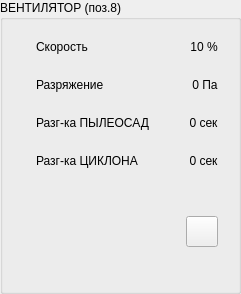
  <widget class="QGroupBox" name="panel_exhauser">
   <property name="geometry">
    <rect>
     <x>560</x>
     <y>290</y>
     <width>241</width>
     <height>294</height>
    </rect>
   </property>
   <property name="title">
    <string>ВЕНТИЛЯТОР (поз.8)</string>
   </property>
   <property name="style" stdset="0">
    <string>vodoley</string>
   </property>
   <layout class="QVBoxLayout" name="verticalLayout_4">
    <item>
     <widget class="QWidget" name="widget_10" native="true">
      <property name="sizePolicy">
       <sizepolicy hsizetype="Preferred" vsizetype="Fixed">
        <horstretch>0</horstretch>
        <verstretch>0</verstretch>
       </sizepolicy>
      </property>
      <layout class="QHBoxLayout" name="horizontalLayout_10">
       <item alignment="Qt::AlignLeft">
        <widget class="QLabel" name="label_38">
         <property name="maximumSize">
          <size>
           <width>32</width>
           <height>32</height>
          </size>
         </property>
         <property name="text">
          <string/>
         </property>
         <property name="pixmap">
          <pixmap resource="../resources.qrc">:/speed.png</pixmap>
         </property>
         <property name="scaledContents">
          <bool>true</bool>
         </property>
        </widget>
       </item>
       <item>
        <widget class="QLabel" name="label_39">
         <property name="sizePolicy">
          <sizepolicy hsizetype="Expanding" vsizetype="Preferred">
           <horstretch>0</horstretch>
           <verstretch>0</verstretch>
          </sizepolicy>
         </property>
         <property name="text">
          <string>Скорость</string>
         </property>
         <property name="alignment">
          <set>Qt::AlignLeading|Qt::AlignLeft|Qt::AlignVCenter</set>
         </property>
         <property name="style" stdset="0">
          <string>hint</string>
         </property>
        </widget>
       </item>
       <item alignment="Qt::AlignRight">
        <widget class="QLabel" name="label_40">
         <property name="text">
          <string>10 %</string>
         </property>
         <property name="alignment">
          <set>Qt::AlignCenter</set>
         </property>
         <property name="style" stdset="0">
          <string>hint</string>
         </property>
        </widget>
       </item>
      </layout>
     </widget>
    </item>
    <item>
     <widget class="QWidget" name="widget_11" native="true">
      <property name="sizePolicy">
       <sizepolicy hsizetype="Preferred" vsizetype="Fixed">
        <horstretch>0</horstretch>
        <verstretch>0</verstretch>
       </sizepolicy>
      </property>
      <layout class="QHBoxLayout" name="horizontalLayout_11">
       <item alignment="Qt::AlignLeft">
        <widget class="QLabel" name="label_41">
         <property name="maximumSize">
          <size>
           <width>32</width>
           <height>32</height>
          </size>
         </property>
         <property name="text">
          <string/>
         </property>
         <property name="pixmap">
          <pixmap resource="../resources.qrc">:/barometr.png</pixmap>
         </property>
         <property name="scaledContents">
          <bool>true</bool>
         </property>
        </widget>
       </item>
       <item>
        <widget class="QLabel" name="label_42">
         <property name="sizePolicy">
          <sizepolicy hsizetype="Expanding" vsizetype="Preferred">
           <horstretch>0</horstretch>
           <verstretch>0</verstretch>
          </sizepolicy>
         </property>
         <property name="text">
          <string>Разряжение</string>
         </property>
         <property name="alignment">
          <set>Qt::AlignLeading|Qt::AlignLeft|Qt::AlignVCenter</set>
         </property>
         <property name="style" stdset="0">
          <string>hint</string>
         </property>
        </widget>
       </item>
       <item alignment="Qt::AlignRight">
        <widget class="QLabel" name="label_43">
         <property name="text">
          <string>0 Па</string>
         </property>
         <property name="alignment">
          <set>Qt::AlignCenter</set>
         </property>
         <property name="style" stdset="0">
          <string>hint</string>
         </property>
        </widget>
       </item>
      </layout>
     </widget>
    </item>
    <item>
     <widget class="QWidget" name="widget_12" native="true">
      <property name="sizePolicy">
       <sizepolicy hsizetype="Preferred" vsizetype="Fixed">
        <horstretch>0</horstretch>
        <verstretch>0</verstretch>
       </sizepolicy>
      </property>
      <layout class="QHBoxLayout" name="horizontalLayout_12">
       <item alignment="Qt::AlignLeft">
        <widget class="QLabel" name="label_44">
         <property name="maximumSize">
          <size>
           <width>32</width>
           <height>32</height>
          </size>
         </property>
         <property name="text">
          <string/>
         </property>
         <property name="pixmap">
          <pixmap resource="../resources.qrc">:/timer.png</pixmap>
         </property>
         <property name="scaledContents">
          <bool>true</bool>
         </property>
        </widget>
       </item>
       <item>
        <widget class="QLabel" name="label_45">
         <property name="sizePolicy">
          <sizepolicy hsizetype="Expanding" vsizetype="Preferred">
           <horstretch>0</horstretch>
           <verstretch>0</verstretch>
          </sizepolicy>
         </property>
         <property name="text">
          <string>Разг-ка ПЫЛЕОСАД</string>
         </property>
         <property name="alignment">
          <set>Qt::AlignLeading|Qt::AlignLeft|Qt::AlignVCenter</set>
         </property>
         <property name="style" stdset="0">
          <string>hint</string>
         </property>
        </widget>
       </item>
       <item alignment="Qt::AlignRight">
        <widget class="QLabel" name="label_46">
         <property name="text">
          <string>0 сек</string>
         </property>
         <property name="alignment">
          <set>Qt::AlignCenter</set>
         </property>
         <property name="style" stdset="0">
          <string>hint</string>
         </property>
        </widget>
       </item>
      </layout>
     </widget>
    </item>
    <item>
     <widget class="QWidget" name="widget_13" native="true">
      <property name="sizePolicy">
       <sizepolicy hsizetype="Preferred" vsizetype="Fixed">
        <horstretch>0</horstretch>
        <verstretch>0</verstretch>
       </sizepolicy>
      </property>
      <layout class="QHBoxLayout" name="horizontalLayout_13">
       <item alignment="Qt::AlignLeft">
        <widget class="QLabel" name="label_47">
         <property name="maximumSize">
          <size>
           <width>32</width>
           <height>32</height>
          </size>
         </property>
         <property name="text">
          <string/>
         </property>
         <property name="pixmap">
          <pixmap resource="../resources.qrc">:/timer.png</pixmap>
         </property>
         <property name="scaledContents">
          <bool>true</bool>
         </property>
        </widget>
       </item>
       <item>
        <widget class="QLabel" name="label_48">
         <property name="sizePolicy">
          <sizepolicy hsizetype="Expanding" vsizetype="Preferred">
           <horstretch>0</horstretch>
           <verstretch>0</verstretch>
          </sizepolicy>
         </property>
         <property name="text">
          <string>Разг-ка ЦИКЛОНА</string>
         </property>
         <property name="alignment">
          <set>Qt::AlignLeading|Qt::AlignLeft|Qt::AlignVCenter</set>
         </property>
         <property name="style" stdset="0">
          <string>hint</string>
         </property>
        </widget>
       </item>
       <item alignment="Qt::AlignRight">
        <widget class="QLabel" name="label_49">
         <property name="text">
          <string>0 сек</string>
         </property>
         <property name="alignment">
          <set>Qt::AlignCenter</set>
         </property>
         <property name="style" stdset="0">
          <string>hint</string>
         </property>
        </widget>
       </item>
      </layout>
     </widget>
    </item>
    <item>
     <widget class="QWidget" name="status_row_2" native="true">
      <layout class="QHBoxLayout" name="horizontalLayout_2">
       <item>
        <widget class="QLabel" name="label_6">
         <property name="enabled">
          <bool>false</bool>
         </property>
         <property name="minimumSize">
          <size>
           <width>32</width>
           <height>32</height>
          </size>
         </property>
         <property name="maximumSize">
          <size>
           <width>32</width>
           <height>32</height>
          </size>
         </property>
         <property name="text">
          <string/>
         </property>
         <property name="pixmap">
          <pixmap resource="../resources.qrc">:/attention.png</pixmap>
         </property>
         <property name="scaledContents">
          <bool>true</bool>
         </property>
        </widget>
       </item>
       <item>
        <widget class="QLabel" name="label_7">
         <property name="enabled">
          <bool>false</bool>
         </property>
         <property name="minimumSize">
          <size>
           <width>32</width>
           <height>32</height>
          </size>
         </property>
         <property name="maximumSize">
          <size>
           <width>32</width>
           <height>32</height>
          </size>
         </property>
         <property name="text">
          <string/>
         </property>
         <property name="pixmap">
          <pixmap resource="../resources.qrc">:/hand.png</pixmap>
         </property>
         <property name="scaledContents">
          <bool>true</bool>
         </property>
        </widget>
       </item>
       <item>
        <spacer name="horizontalSpacer_2">
         <property name="orientation">
          <enum>Qt::Horizontal</enum>
         </property>
         <property name="sizeHint" stdset="0">
          <size>
           <width>40</width>
           <height>20</height>
          </size>
         </property>
        </spacer>
       </item>
       <item>
        <widget class="QToolButton" name="toolButton_2">
         <property name="text">
          <string/>
         </property>
         <property name="icon">
          <iconset theme="system-settings">
           <normaloff>../../../../.designer/backup</normaloff>../../../../.designer/backup</iconset>
         </property>
         <property name="iconSize">
          <size>
           <width>24</width>
           <height>24</height>
          </size>
         </property>
        </widget>
       </item>
      </layout>
     </widget>
    </item>
   </layout>
  </widget>
